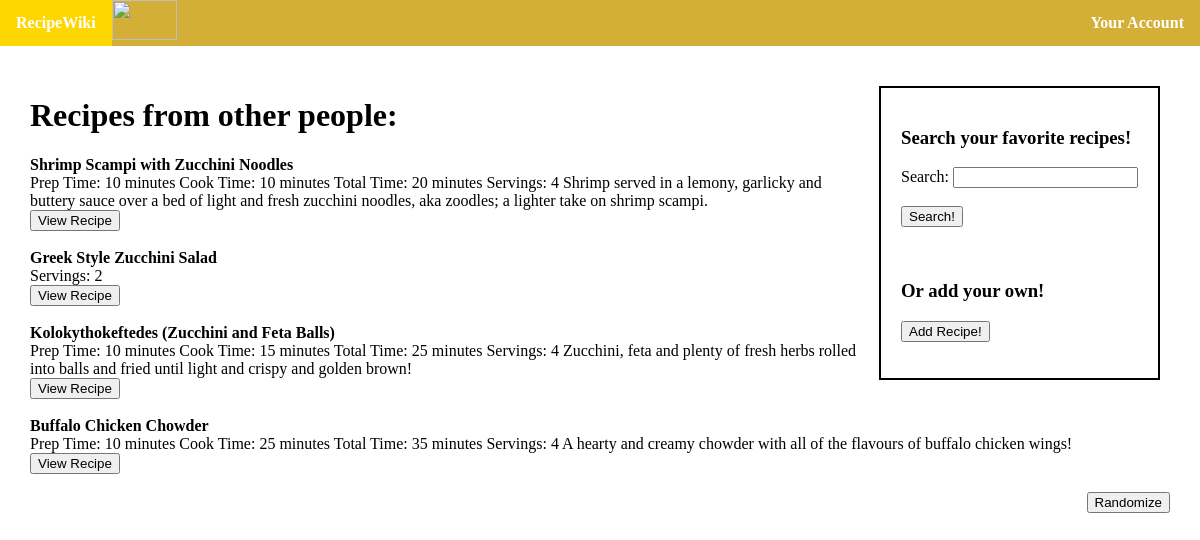
The page /InsertFood.php on the database its author committed.
### tables this page shows
create table food (name varchar(50), ammt1 DECIMAL(4,2), ingredient1 varchar(255), ammt2 DECIMAL(4,2), ingredient2 varchar(255), ammt3 DECIMAL(4,2), ingredient3 varchar(255), ammt4 DECIMAL(4,2), ingredient4 varchar(255), ammt5 DECIMAL(4,2),ingredient5 varchar(255), ammt6 DECIMAL(4,2), ingredient6 varchar(255), ammt7 DECIMAL(4,2), ingredient7 varchar(255), ammt8 DECIMAL(4,2), ingredient8 varchar(255), ammt9 DECIMAL(4,2), ingredient9 varchar(255), ammt10 DECIMAL(4,2), ingredient10 varchar(255), ammt11 DECIMAL(4,2), ingredient11 varchar(255), ammt12 DECIMAL(4,2), ingredient12 varchar(255), ammt13 DECIMAL(4,2), ingredient13 varchar(255), ammt14 DECIMAL(4,2), ingredient14 varchar(255), ammt15 DECIMAL(4,2), ingredient15 varchar(255), prep text, description text);

### InsertFood.php (called while the page is built, shortened)
<?php
include "mainpage.php";
?>

### mainpage.php (the view, shortened to what this page needs)
<?php
	include "menuBar.php";
?>
<html>
<div2 style="margin:30px;float:left">
<nav>
<form action="search.php" method="POST">
<h3>Search your favorite recipes!</h3>
<tr>
<td>Search:</td> <td> <input type="text" name="food"><br><br></td>
</tr>
<input type="submit" name="submit" value="Search!">
</form><br>
<form action="Add.php" method="POST">
<h3>Or add your own!</h3>
<input type="submit" name="submit" value="Add Recipe!">
</form>
</nav>
</html>
<html>
<body>
<?php
	echo '<h1>Recipes from other people:</h1>';
	$connection = @mysqli_connect (localhost, root, Jc2011368, login);
	$recipeQuery = mysqli_query($connection, "SELECT * FROM food ORDER BY RAND() LIMIT 5");
	while ($row = mysqli_fetch_array($recipeQuery, MYSQLI_NUM)){
		echo '<b>'.$row[0].'</b><br>';
		echo $row[32]."<br>";
		echo '<input type="button" onclick="return toggleMe(\''.$row[0].'\')" value="View Recipe"><br><div id="'.$row[0].'" style="display:none">';
		echo '</div><br>';
	}
?>
<INPUT TYPE="button" onClick="history.go(0)" VALUE="Randomize" style="float:right">
</body>
</html>

### menuBar.php (shortened to what this page needs)
<html>
<head>
</head>
<ul>
  <li><a href="mainpage.php"><b>RecipeWiki</b></a></li>
  <li><img src="https://i.imgur.com/lmQgOFd.png" style=width:65px;height:40px></li>
  <il class="dropdown">
    <a href="javascript:void(0)" class="dropbtn"><b>Your Account</b></a>
  </il>
</ul>
</html>

### menuBar.php (style rules this page uses)
body { margin: 0px; }
ul { list-style-type: none; margin: 0; padding: 0; overflow: hidden; background-color: #D4AF37; }
il { float: right; }
il a, .dropbtn { display: inline-block; color: white; text-align: center; padding: 14px 16px; text-decoration: none; }
il.dropdown { display: inline-block; }
li { float: left; }
li a, .dropbtn { display: inline-block; color: white; text-align: center; padding: 14px 16px; text-decoration: none; }

### mainpage.php (style rules this page uses)
nav { margin: 10px; float: right; padding: 20px; border: 2px solid black; }

### rows shown on the page
food: name "Shrimp Scampi with Zucchini Noodles", description "Prep Time: 10 minutes Cook Time: 10 minutes Total Time: 20 minutes Servings: 4 Shrimp served in a lemony, garlicky and buttery sauce over a bed of light and fresh zucchini noodles, aka zoodles; a lighter take on shrimp scampi."
food: name "Greek Style Zucchini Salad", description "Servings: 2"
food: name "Kolokythokeftedes (Zucchini and Feta Balls)", description "Prep Time: 10 minutes Cook Time: 15 minutes Total Time: 25 minutes Servings: 4 Zucchini, feta and plenty of fresh herbs rolled into balls and fried until light and crispy and golden brown!"
food: name "Buffalo Chicken Chowder", description "Prep Time: 10 minutes Cook Time: 25 minutes Total Time: 35 minutes Servings: 4 A hearty and creamy chowder with all of the flavours of buffalo chicken wings!"
